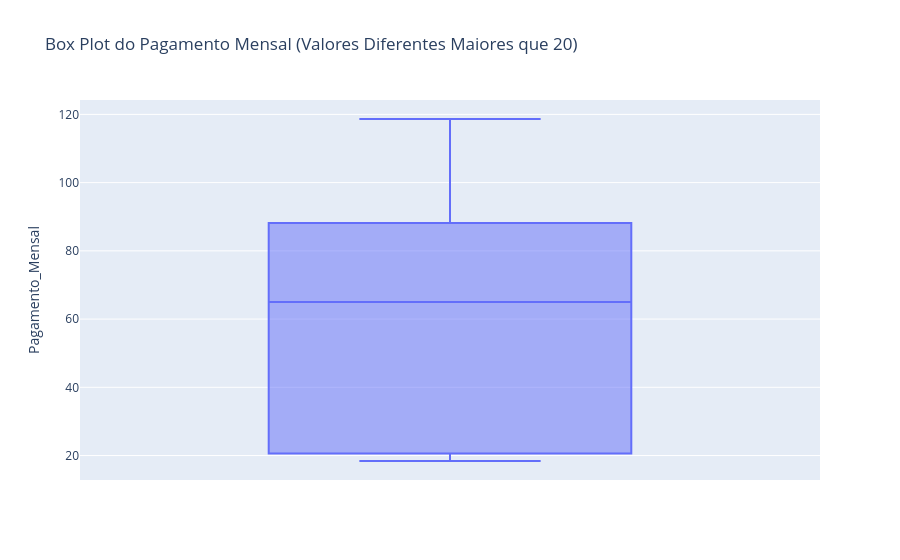

This figure's notebook cell:
### Code cell
df_nao_zero = df[df['Pagamento_Mensal'] != 20]

fig = px.box(df_nao_zero, y='Pagamento_Mensal', title='Box Plot do Pagamento Mensal (Valores Diferentes Maiores que 20)', labels={'Pagamento_mensal': 'Valores'})
fig.show()

### Figure 1 — Plotly figure (JSON) as saved in the notebook; plotly's stock layout.template omitted (floating-point values rounded to 4 significant figures; data arrays with more than 128 entries replaced by an {"elided": "..."} marker saying what was removed)
{"data": [{"alignmentgroup": "True", "hovertemplate": "Pagamento_Mensal=%{y}<extra></extra>", "legendgroup": "", "marker": {"color": "#636efa"}, "name": "", "notched": false, "offsetgroup": "", "orientation": "v", "showlegend": false, "type": "box", "x0": " ", "xaxis": "x", "y": {"elided": "2477 float values"}, "y0": " ", "yaxis": "y"}], "layout": {"boxmode": "group", "legend": {"tracegroupgap": 0}, "title": {"text": "Box Plot do Pagamento Mensal (Valores Diferentes Maiores que 20)"}, "xaxis": {"anchor": "y", "domain": [0, 1]}, "yaxis": {"anchor": "x", "domain": [0, 1], "title": {"text": "Pagamento_Mensal"}}}}
